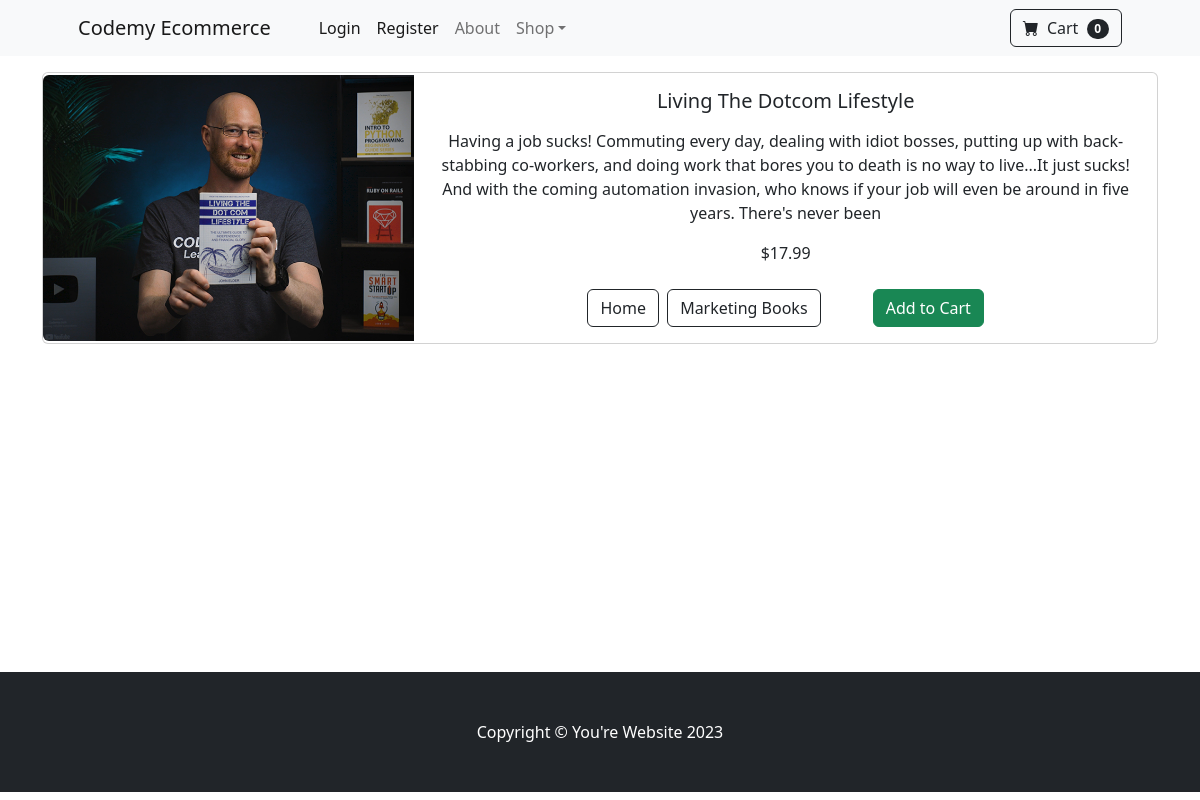
/product/5, run on the app's committed database.
### store/models.py (models this page shows, shortened)
class Product(models.Model):
    name = models.CharField(max_length=100)
    price = models.DecimalField(default=0, decimal_places=2, max_digits=6)
    category = models.ForeignKey(Category, on_delete=models.CASCADE, default=1)
    description = models.CharField(max_length=300, default='', blank=True, null=True)
    image = models.ImageField(upload_to='uploads/product/')
    on_sale = models.BooleanField(default=False)
    sale_price = models.DecimalField(default=0, decimal_places=2, max_digits=6)

class Category(models.Model):
    name = models.CharField(max_length=50)
    def __str__(self):
        return f"{str(self.name)}"
    class Meta:
        verbose_name_plural = 'categories'

### store/views.py (the view)
# urls.py: path('product/<int:pk>', views.product, name='product'),
def product(request, pk):
    product = Product.objects.get(id=pk)
    return render(request, 'product.html', {"product": product})

### cart/cart.py (called while the page is built)
    def __len__(self):
        return len(self.cart)

### cart/context_processors.py (called while the page is built)
def cart(request):
    return {'cart': Cart(request)}

### store/templates/product.html (shortened to what this page needs)
{% extends 'base.html' %}
{% load static %}
{% block content %}
    <center>
        <div class="container mt-3">
            <div class="card mb-3">
                <div class="row g-0">
                    <div class="col-md-4 d-flex align-items-center">
                        <img src="{{ product.image.url }}" class="img-fluid rounded-start" alt="..." />
                    </div>
                    <div class="col-md-8">
                        <div class="card-body">
                            <h5 class="card-title">{{ product.name }}</h5>
                            <p class="card-text mt-3">{{ product.description }}</p>
							{% if product.on_sale %}
								<div class="d-flex justify-content-center large text-warning mb-2">
									<div class="bi-star-fill"></div>
									&nbsp;&nbsp;Sale!&nbsp;&nbsp;
									<div class="bi-star-fill"></div>
									</div>
									<strike>
									${{ product.price }}
									</strike>
									&nbsp;
									${{ product.sale_price }}
									<br>ID: {{ product.id }}
							{% else %}
								${{ product.price }}
							{% endif %}
							<br><br>
                            <a class="btn btn-outline-dark mt-auto me-1" href="{% url 'home' %}">Home</a>
							{% with category_url=product.category %}
								<a class="btn btn-outline-dark mt-auto me-5" href="{% url 'about'|lower %}">{{ product.category }}</a>
							{% endwith %}
							<button
								type="button"
								class="btn btn-success"
								value="{{ product.id }}"
								id="add-cart"
							>Add to Cart</button>
                        </div>
                    </div>
                </div>
            </div>
        </div>
    </center>
  	<br><br><br><br><br><br><br><br><br><br><br><br><br>
{% endblock %}

### data on the page
Product: image (picture), name "Living The Dotcom Lifestyle", description "Having a job sucks! Commuting every day, dealing with idiot bosses, putting up with back-stabbing co-workers, and doing work that bores you to death is no way to live...It just sucks! And with the coming automation invasion, who knows if your job will even be around in five years. There's never been", price "17.99", category "Marketing Books"

### other printed values
{{ cart|length }} "0"
